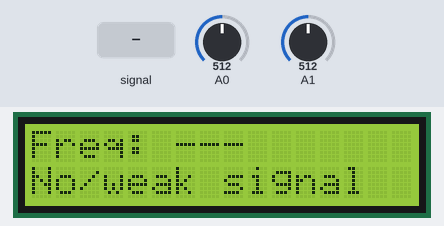
Recording of a sketch running on a simulated Arduino Uno, built with avr-gcc and run on an emulated ATmega328P. On the bench: 16×2 character LCD. The test bench sets the inputs (shaded band); at power-on: A1 = 512, A0 = 512.

Above: at 1.9 s.
2.0 s: A0 fed a 200 Hz sine of ±81 counts around its level
At 4.1 s:
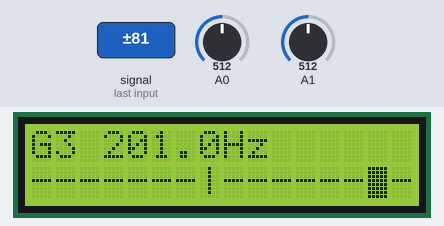
5.0 s: A1 set to 716
At 5.47 s:
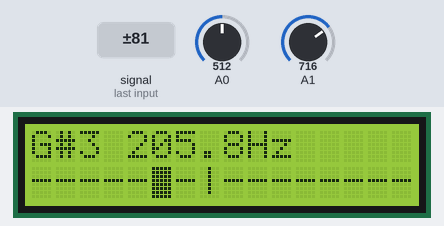
7.7 s: A0 set to 390
At 8.6 s:
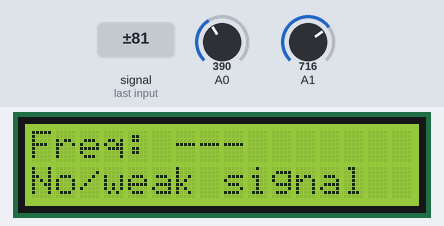
Timing chart, 0 to 10.7 s (numbered marks = the images above; inputs shaded):
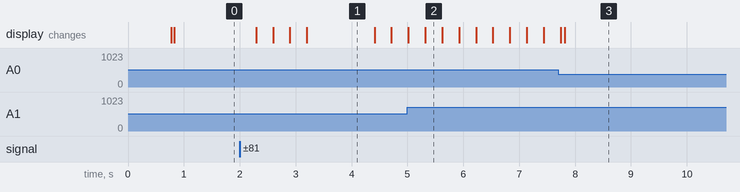

Measured:
- after the input at 2.0 s, the display: first changes after 0.29 s (image 1 shows a later state)
- after the input at 5.0 s, the display: first differs from a run without the input after 0.32 s (image 2)
- after the input at 7.7 s, the display: first differs from a run without the input after 0.11 s (image 3)
- what the display in image 1 shows lasts 1.2 s, from 3.2 s to 4.4 s

The sketch:

guitar-tuner.ino
```cpp
#include <LiquidCrystal.h>
#include <math.h>

LiquidCrystal lcd(7, 8, 9, 10, 11, 12);

byte barChar[8] = {
  B11111,
  B11111,
  B11111,
  B11111,
  B11111,
  B11111,
  B11111,
  B11111
};


typedef struct {
  const char* name;
  int octave;
  float cents;
  float freqNote;
} NoteResult;

static float clampf(float v, float lo, float hi);
static NoteResult freqToNote(float f);
static void captureFrame();
static int computeAmplitude();
static bool autocorrFrequency(float &freqOut);

// ---------- DSP parameters ----------
static const uint16_t N = 192;     // samples per frame
static const uint16_t FS = 4000;   // approx sample rate (Hz)
static const uint16_t MIN_F = 70;  // ~E2=82Hz
static const uint16_t MAX_F = 400;
static const uint16_t MIN_LAG = FS / MAX_F;
static const uint16_t MAX_LAG = FS / MIN_F;

static const int AMP_MIN = 3;                 // min amplitude (ADC counts)
static const float CORR_THRESHOLD = 0.35;     // normalized correlation threshold

static int16_t x[N];
static const char* NOTE_NAMES[12] = {"C","C#","D","D#","E","F","F#","G","G#","A","A#","B"};

// ---------- Helpers ----------
static float clampf(float v, float lo, float hi) {
  if (v < lo) return lo;
  if (v > hi) return hi;
  return v;
}

static NoteResult freqToNote(float f) {
  float midi = 69.0f + 12.0f * (logf(f / 440.0f) / logf(2.0f));
  int midiRound = (int)lroundf(midi);

  int noteIndex = (midiRound % 12 + 12) % 12;
  int octave = (midiRound / 12) - 1;

  float freqNote = 440.0f * powf(2.0f, (midiRound - 69) / 12.0f);
  float cents = 1200.0f * (logf(f / freqNote) / logf(2.0f));

  NoteResult r;
  r.name = NOTE_NAMES[noteIndex];
  r.octave = octave;
  r.cents = cents;
  r.freqNote = freqNote;
  return r;
}

// ---------- Sampling ----------
static void captureFrame() {
  int vb = analogRead(A1);
  if (vb < 200 || vb > 800) vb = 512;

  const uint32_t dt = 1000000UL / FS;
  uint32_t t = micros();

  for (uint16_t i = 0; i < N; i++) {
    int v = analogRead(A0);
    x[i] = (int16_t)(v - vb);

    t += dt;
    while ((int32_t)(micros() - t) < 0) { /* wait */ }
  }
}

static int computeAmplitude() {
  int16_t vmin = 32767, vmax = -32768;
  for (uint16_t i = 0; i < N; i++) {
    if (x[i] < vmin) vmin = x[i];
    if (x[i] > vmax) vmax = x[i];
  }
  return (int)((vmax - vmin) / 2);
}

// ---------- Autocorrelation ----------
static bool autocorrFrequency(float &freqOut) {
  int amp = computeAmplitude();
  if (amp < AMP_MIN) return false;

  float r0 = 0.0f;
  for (uint16_t i = 0; i < N; i++) {
    float v = (float)x[i];
    r0 += v * v;
  }
  if (r0 < 1e-6f) return false;

  float bestR = -1.0f;
  uint16_t bestLag = 0;

  uint16_t maxLag = MAX_LAG;
  if (maxLag > N - 2) maxLag = N - 2;

  for (uint16_t lag = MIN_LAG; lag <= maxLag; lag++) {
    float r = 0.0f;
    for (uint16_t i = 0; i < N - lag; i++) {
      r += (float)x[i] * (float)x[i + lag];
    }
    float rn = r / r0;
    if (rn > bestR) {
      bestR = rn;
      bestLag = lag;
    }
  }

  if (bestLag == 0) return false;
  if (bestR < CORR_THRESHOLD) return false;

  auto corrAt = [&](uint16_t lag) -> float {
    float r = 0.0f;
    for (uint16_t i = 0; i < N - lag; i++) r += (float)x[i] * (float)x[i + lag];
    return r / r0;
  };

  float r1 = (bestLag > MIN_LAG) ? corrAt(bestLag - 1) : bestR;
  float r2 = bestR;
  float r3 = (bestLag + 1 <= maxLag) ? corrAt(bestLag + 1) : bestR;

  float denom = (r1 - 2.0f * r2 + r3);
  float delta = 0.0f;
  if (fabsf(denom) > 1e-6f) {
    delta = 0.5f * (r1 - r3) / denom;
    delta = clampf(delta, -0.5f, 0.5f);
  }

  float lagInterp = (float)bestLag + delta;
  float f = (float)FS / lagInterp;

  if (f < (float)MIN_F || f > (float)MAX_F) return false;

  freqOut = f;
  return true;
}

// ---------- Bar meter ----------
static void drawTunerBar(float cents) {
  const int width = 16;
  const int center = 7;
  const float range = 50.0f;   // +/- cents for full travel

  cents = clampf(cents, -range, range);

  int pos = (int)lroundf((cents + range) * (width - 1) / (2.0f * range));

  // Draw base bar
  lcd.setCursor(0, 1);
  for (int i = 0; i < width; i++) {
    if (i == center) lcd.print('|');
    else lcd.print('-');
  }

  // Draw moving vertical block
  lcd.setCursor(pos, 1);
  lcd.write(byte(0));
}


void setup() {
  lcd.begin(16, 2);
  lcd.clear();
  lcd.createChar(0, barChar);
  lcd.print("Autocorr Tuner");
  lcd.setCursor(0, 1);
  lcd.print("Pluck a string");
  delay(700);
  lcd.clear();
}

void loop() {
  captureFrame();

  float f;
  if (!autocorrFrequency(f)) {
    lcd.setCursor(0, 0);
    lcd.print("Freq: ---       ");
    lcd.setCursor(0, 1);
    lcd.print("No/weak signal  ");
    delay(20);
    return;
  }

  NoteResult n = freqToNote(f);

  // Line 1: Note + octave + freq
  lcd.setCursor(0, 0);
  lcd.print(n.name);
  lcd.print(n.octave);
  lcd.print(" ");
  lcd.print(f, 1);
  lcd.print("Hz     "); // pad

  // Line 2: Bar
  drawTunerBar(n.cents);

  delay(20);
}
```
